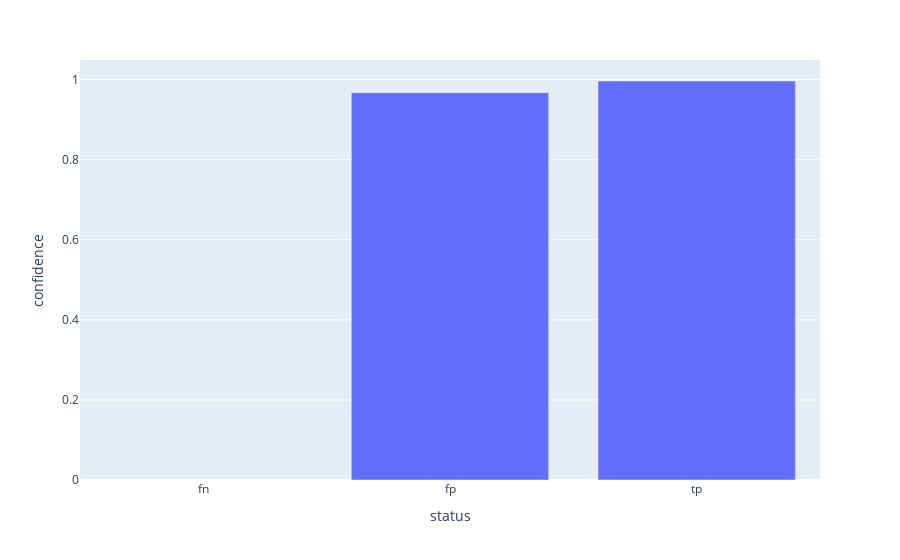

The code cell stored with this chart in its notebook:
### Code cell
g = retina_status[['status', 'confidence']].groupby('status').mean()
fig = px.bar(g, x=g.index, y='confidence')
fig.show()

### Figure 1 — Plotly figure (JSON) as saved in the notebook; plotly's stock layout.template omitted (floating-point values rounded to 4 significant figures)
{"data": [{"alignmentgroup": "True", "hovertemplate": "status=%{x}<br>confidence=%{y}<extra></extra>", "legendgroup": "", "marker": {"color": "#636efa", "pattern": {"shape": ""}}, "name": "", "offsetgroup": "", "orientation": "v", "showlegend": false, "textposition": "auto", "type": "bar", "x": ["fn", "fp", "tp"], "xaxis": "x", "y": [null, 0.9675, 0.9968], "yaxis": "y"}], "layout": {"barmode": "relative", "legend": {"tracegroupgap": 0}, "margin": {"t": 60}, "xaxis": {"anchor": "y", "domain": [0, 1], "title": {"text": "status"}}, "yaxis": {"anchor": "x", "domain": [0, 1], "title": {"text": "confidence"}}}}
